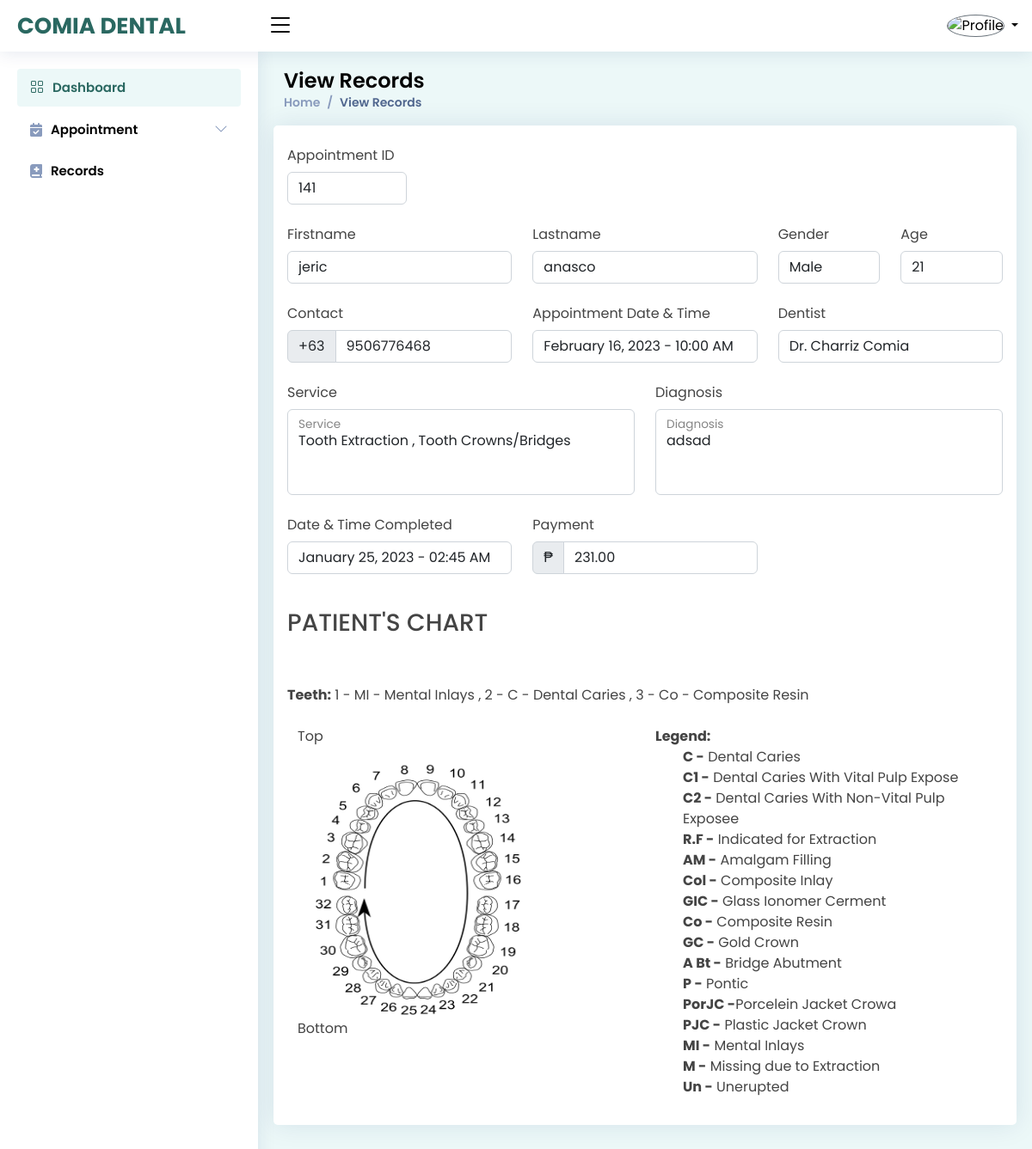
Screenshot of /admin/view-records.php?id=141 (signed in) with the database file from the repository.
### tables this page shows
CREATE TABLE `tbl_appointment` (
  `appointment_id` int(11) NOT NULL,
  `user_id` int(11) NOT NULL,
  `firstname` varchar(255) NOT NULL,
  `lastname` varchar(255) NOT NULL,
  `gender` varchar(255) NOT NULL,
  `age` int(11) NOT NULL,
  `contact` varchar(255) NOT NULL,
  `appointment_date` date NOT NULL,
  `appointment_time` time NOT NULL,
  `service` varchar(255) NOT NULL,
  `dentist` varchar(255) NOT NULL,
  `status` varchar(255) NOT NULL,
  `description` varchar(255) NOT NULL,
  `payment` decimal(10,2) NOT NULL,
  `date_completed` date NOT NULL,
  `time_completed` time NOT NULL,
  `reason` varchar(255) NOT NULL,
  `reason2` varchar(55) NOT NULL,
  `request` text NOT NULL,
  `diagram` text NOT NULL
);

CREATE TABLE `tbl_tooth` (
  `id` int(11) NOT NULL,
  `title` varchar(55) NOT NULL,
  `age` varchar(55) NOT NULL,
  `image` varchar(55) NOT NULL
);

### admin/view-records.php (the view, shortened to what this page needs)
<?php include './components/head_css.php';
include './components/component-top.php';
if(!isset($_GET['id'])) {
    ?>
    <script>
        location.href = 'records.php';
    </script>
    <?php
} else {
    $appointment_id = $_GET['id'];
        ?>
        <?php
}
?>
<main id="main" class="main">
    <div class="pagetitle">
        <h1>View Records</h1>
        <nav>
            <ol class="breadcrumb">
                <li class="breadcrumb-item"><a href="index.php">Home</a></li>
                <li class="breadcrumb-item active">View Records</li>
            </ol>
        </nav>
    </div>
    <section>
        <div class="row">
            <div class="card p-3">
                <?php
                $get_record = mysqli_query($conn, "SELECT * FROM tbl_appointment WHERE appointment_id = $appointment_id");
                foreach($get_record as $row) {
                    $age = $row['age'];
                ?>
                <form>
                    <div class="mb-3 col-sm-5 col-md-3 col-lg-2">
                        <label for="view_appointment_id" class="col-form-label">Appointment ID</label>
                        <input type="text" class="form-control" id="view_appointment_id" name="view_appointment_id" value="<?= $row['appointment_id'] ?>"
                            required readonly>
                    </div>
                    <div class="row form-group mb-3">
                        <div class="col-md-4">
                            <label for="view_firstname" class="col-form-label">Firstname</label>
                            <input type="text" class="form-control" id="view_firstname" name="view_firstname" value="<?= $row['firstname'] ?>" required
                                readonly>
                        </div>
                        <div class="col-md-4">
                            <label for="view_lastname" class="col-form-label">Lastname</label>
                            <input type="text" class="form-control" id="view_lastname" name="view_lastname" value="<?= $row['lastname'] ?>" required
                                readonly>
                        </div>
                        <div class="col-md-2">
                            <label for="view_gender" class="col-form-label">Gender</label>
                            <input type="text" class="form-control" id="view_gender" name="view_gender" value="<?= $row['gender'] ?>" required
                                readonly>
                        </div>
                        <div class="col-md-2">
                            <label for="view_age" class="col-form-label">Age</label>
                            <input type="text" class="form-control" id="view_age" name="view_age" value="<?= $row['age'] ?>" required readonly>
                        </div>
                    </div>
                    <div class="row form-group mb-3">
                        <div class="col-md-4">
                            <label for="view_firstname" class="col-form-label">Contact</label>
                            <div class="input-group input-group-merge">
                                <span class="input-group-text">+63</span>
                                <input type="tel" id="view_contact" name="view_contact" class="form-control" value="<?= $row['contact'] ?>" required
                                    readonly />
                            </div>
                        </div>
                        <div class="col-md-4">
                            <label for="view_lastname" class="col-form-label">Appointment Date & Time</label>
                            <input type="text" class="form-control" id="view_lastname" name="view_lastname" value="<?= date('F d, Y', strtotime($row['appointment_date'])) . ' - ' . date('h:i A', strtotime($row['appointment_time'])) ?>" required
                                readonly>
                        </div>
                        <div class="col-md-4">
                            <label for="view_gender" class="col-form-label">Dentist</label>
                            <input type="text" class="form-control" id="view_gender" name="view_gender" value="<?= $row['dentist'] ?>" required
                                readonly>
                        </div>
                    </div>
                    <div class="row form-group mb-3">
                        <div class="col-md-6">
                            <label for="view_gender" class="col-form-label">Service</label>
                            <div class="form-floating">
                                <textarea class="form-control" placeholder="Leave a comment here" id="view_reason"
                                    name="view_reason" style="height: 100px; resize: none;"><?= $row['service'] ?></textarea>
                                <label for="floatingTextarea2">Service</label>
                            </div>
                        </div>
                        <div class="col-md-6">
                            <label for="view_gender" class="col-form-label">Diagnosis</label>
                            <div class="form-floating">
                                <textarea class="form-control" placeholder="Leave a comment here" id="view_reason"
                                    name="view_reason" style="height: 100px; resize: none;"><?= $row['description'] ?></textarea>
                                <label for="floatingTextarea2">Diagnosis</label>
                            </div>
                        </div>
                    </div>
                    <div class="row form-group mb-3">
                        <div class="col-md-4">
                            <label for="view_gender" class="col-form-label">Date & Time Completed</label>
                            <input type="text" class="form-control" id="view_gender" name="view_gender" value="<?= date('F d, Y', strtotime($row['date_completed'])) . ' - ' . date('h:i A', strtotime($row['time_completed'])) ?>" required
                                readonly>
                        </div>
                        <div class="col-md-4">
                            <label for="view_gender" class="col-form-label">Payment</label>
                             <div class="input-group input-group-merge">
                                <span class="input-group-text">&#8369;</span>
                            <input type="text" class="form-control" id="view_gender" name="view_gender" value="<?= $row['payment'] ?>" required
                                readonly>
                                </div>
                        </div>
                    </div>
                    <br>
            <h3>PATIENT'S CHART</h3>
            <br></br>
                    <b>Teeth:</b> <?php echo  $row['diagram'];
                    ?>
<br></br>
                                    <div class="container">
                <div class="row">
                <?php
                $sql1 = mysqli_query($conn, "SELECT * FROM tbl_tooth WHERE title = 'Adult Tooth'");
                $row = mysqli_fetch_array($sql1);
                $adult = $row['image'];
                $sql1 = mysqli_query($conn, "SELECT * FROM tbl_tooth WHERE title = 'Baby Tooth'");
                $row = mysqli_fetch_array($sql1);
                $baby = $row['image'];
                if($age == 7 || $age < 7){
                    $image = $baby;
                }
                else{
                $image = $adult;
                }
                ?>
    <div class="col-sm">
    <p>Top</p><img src="<?php echo $image ?>"style="margin-left: 0.9em;" height="300" width="250"><p>Bottom</p>
    </div>
    <div class="col-sm">
    <b>Legend:</b><br>
    <ul class="legend">
    <li><span class="leg">C -</span> Dental Caries</li>
    <li><span class="leg">C1 -</span> Dental Caries With Vital Pulp Expose</li>
    <li><span class="leg">C2 -</span> Dental Caries With Non-Vital Pulp Exposee</li>
    <li><span class="leg">R.F -</span> Indicated for Extraction</li>
    <li><span class="leg">AM -</span> Amalgam Filling</li>
    <li><span class="leg">Col -</span> Composite Inlay</li>
    <li><span class="leg">GIC -</span> Glass Ionomer Cerment</li>
    <li><span class="leg">Co -</span> Composite Resin</li>
    <li><span class="leg">GC -</span> Gold Crown</li>
    <li><span class="leg">A Bt -</span> Bridge Abutment</li>
    <li><span class="leg">P -</span> Pontic</li>
    <li><span class="leg">PorJC -</span>Porcelein Jacket Crowa</li>
    <li><span class="leg">PJC -</span> Plastic Jacket Crown</li>
    <li><span class="leg">MI -</span> Mental Inlays</li>
    <li><span class="leg">M -</span> Missing due to Extraction</li>
    <li><span class="leg">Un -</span> Unerupted</li>
</ul>
    </div>
  </div>
</div>
                </form>
                <?php
                }
                ?>
            </div>
        </div>
    </section>
</main>
<?php include './components/component-bottom.php'; ?>

### admin/assets/css/style.css (style rules this page uses)
:root { scroll-behavior: smooth; }
body { font-family: 'Poppins', sans-serif; background: #ecf8f8; color: #444444; }
a { color: #2a6861; text-decoration: none; }
h1, h2, h3, h4, h5, h6 { font-family: 'Poppins', sans-serif; }
#main { margin-top: 60px; padding: 20px 30px; transition: all 0.3s; }
.pagetitle { margin-bottom: 10px; }
.pagetitle h1 { font-size: 24px; margin-bottom: 0; font-weight: 600; color: #000; }
.card { margin-bottom: 30px; border: none; border-radius: 5px; box-shadow: 0px 0 30px rgba(1, 41, 112, 0.1); }
.breadcrumb { font-size: 14px; font-family: 'Poppins', sans-serif; color: #899bbd; font-weight: 600; }
.breadcrumb a { color: #899bbd; transition: 0.3s; }
.breadcrumb .breadcrumb-item::before { color: #899bbd; }
.breadcrumb .active { color: #51678f; font-weight: 600; }
@media (min-width: 1200px) { #main, #footer { margin-left: 300px; } }

### admin/view-records.php (style rules this page uses)
.legend { list-style: none; }
.leg { font-weight: bold; }

### rows the page displays
tbl_appointment: view_appointment_id "141", view_firstname "jeric", view_lastname "anasco", view_gender "Male", view_age "21", view_contact "9506776468", view_lastname "February 16, 2023 - 10:00 AM", view_gender "Dr. Charriz Comia", view_reason "Tooth Extraction , Tooth Crowns/Bridges", view_reason "adsad", view_gender "January 25, 2023 - 02:45 AM", view_gender "231.00", diagram "1 - MI - Mental Inlays , 2 - C - Dental Caries , 3 - Co - Composite Resin", tbl_tooth.image (picture)
